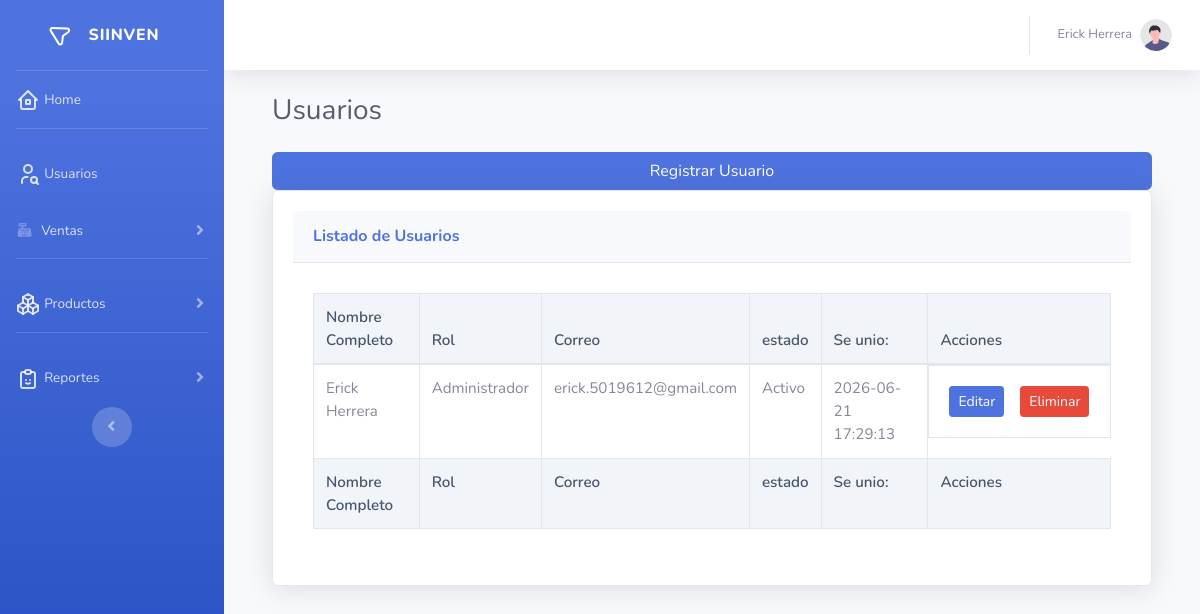
Screenshot of /index.php?modulo=usuarios&accion=listar (signed in) with the database file from the repository.
### tables this page shows
CREATE TABLE `usuarios` (
  `id_usuario` int(11) NOT NULL AUTO_INCREMENT,
  `id_rol` int(11) NOT NULL,
  `nombre_completo` varchar(100) NOT NULL,
  `correo` varchar(100) NOT NULL,
  `contrasena` varchar(255) NOT NULL,
  `estado` bit(1) NOT NULL DEFAULT b'1',
  `created_at` timestamp NOT NULL DEFAULT current_timestamp(),
  `updated_at` timestamp NOT NULL DEFAULT current_timestamp() ON UPDATE current_timestamp(),
  PRIMARY KEY (`id_usuario`),
  UNIQUE KEY `uq_usuarios_correo` (`correo`),
  KEY `fk_usuarios_rol` (`id_rol`),
  CONSTRAINT `fk_usuarios_rol` FOREIGN KEY (`id_rol`) REFERENCES `roles` (`id_rol`)
);

CREATE TABLE `roles` (
  `id_rol` int(11) NOT NULL AUTO_INCREMENT,
  `nombre` varchar(50) NOT NULL,
  `descripcion` varchar(255) DEFAULT NULL,
  PRIMARY KEY (`id_rol`),
  UNIQUE KEY `uq_roles_nombre` (`nombre`)
);

### config/conexion.php (called while the page is built)
<?php
class Conexion {
    public static function conectar() {
        $host = 'localhost';
        $db   = 'inventario_ventas';
        $user = 'root';
        $pass = '';
        $charset = 'utf8';
        try {
            $dsn = "mysql:host=$host;dbname=$db;charset=$charset";
            $options = [
                PDO::ATTR_ERRMODE            => PDO::ERRMODE_EXCEPTION,
                PDO::ATTR_DEFAULT_FETCH_MODE => PDO::FETCH_ASSOC,
                PDO::ATTR_EMULATE_PREPARES   => false,
            ];
            return new PDO($dsn, $user, $pass, $options);
        } catch (\PDOException $e) {
            die("Error crítico de conexión: " . $e->getMessage());
        }
    }
}

### apps/usuarios/controladores/UsuarioController.php (called while the page is built, shortened)
<?php
class UsuarioController {
    public function listarUsuarios(){
        $usuarioModel = new usuarioModel();
        return $usuarioModel->listar();
    }
}

### apps/usuarios/modelos/usuarioModel.php (called while the page is built, shortened)
<?php
require_once __DIR__ . '/../../../config/conexion.php';
class usuarioModel {
    private $db;
    public function __construct() {
        $this->db = \Conexion::conectar();
    }
    public function listar(){
        $sql = "SELECT u.*, r.nombre AS role_nombre FROM usuarios u INNER JOIN roles r ON u.id_rol = r.id_rol";
        $stmt = $this->db->query($sql);
        return $stmt->fetchAll(\PDO::FETCH_ASSOC);
    }
}

### apps/usuarios/vistas/listar.php (the view, shortened to what this page needs)
<?php
$usuarioController = new UsuarioController();
$usuarios = $usuarioController->listarUsuarios();
?>
                <div class="container-fluid">
                    <h1 class="h3 mb-4 text-gray-800">Usuarios</h1>
                    <a href="index.php?modulo=usuarios&accion=registro" class="btn btn-primary btn-user btn-block">
                        Registrar Usuario
                    </a>
                    <div class="card shadow mb-4">
                        <div class="card-header py-3">
                            <h6 class="m-0 font-weight-bold text-primary">Listado de Usuarios</h6>
                        </div>
                        <div class="card-body">
                            <div class="table-responsive">
                                <table class="table table-bordered" id="dataTable" width="100%" cellspacing="0">
                                    <thead>
                                        <tr>
                                            <th>Nombre Completo</th>
                                            <th>Rol</th>
                                            <th>Correo</th>
                                            <th>estado</th>
                                            <th>Se unio:</th>
                                            <th>Acciones</th>
                                        </tr>
                                    </thead>
                                    <tfoot>
                                        <tr>
                                            <th>Nombre Completo</th>
                                            <th>Rol</th>
                                            <th>Correo</th>
                                            <th>estado</th>
                                            <th>Se unio:</th>
                                            <th>Acciones</th>
                                        </tr>
                                    </tfoot>
                                    <?php if(!empty($usuarios)): ?>
                                    <tbody>
                                        <?php foreach($usuarios as $usuario): ?>
                                        <tr>
                                            <td><?php echo htmlspecialchars($usuario['nombre_completo']); ?></td>
                                            <td><?php echo htmlspecialchars($usuario['role_nombre']); ?></td>
                                            <td><?php echo htmlspecialchars($usuario['correo']); ?></td>
                                            <td><?php echo htmlspecialchars($usuario['estado'] ? 'Activo' : 'Inactivo'); ?></td>
                                            <td><?php echo htmlspecialchars($usuario['created_at']); ?></td>
                                            <td class="d-flex flex-row">
                                                <form action="index.php?modulo=usuarios&accion=procesar" method="post"><button type="submit" class="btn btn-sm btn-primary m-2">Editar</button></form>
                                                <form action="index.php?modulo=usuarios&accion=eliminar" method="post"><button type="submit" class="btn btn-sm btn-danger m-2">Eliminar</button></form>
                                            </td>
                                        </tr>
                                        <?php endforeach; ?>
                                    </tbody>
                                <?php endif; ?>
                                </table>
                            </div>
                        </div>
                    </div>
                </div>
            </div>

### public/css/reporte.css (style rules this page uses)
:root { --primary: #4f46e5; --bg: #f8fafc; --surface: #ffffff; --text: #1e293b; --border: #e2e8f0; --danger: #ef4444; --success: #22c55e; }
body { font-family: 'Segoe UI', sans-serif; background-color: var(--bg); color: var(--text); margin: 20px; }
.card { background: var(--surface); padding: 20px; border-radius: 8px; border: 1px solid var(--border); box-shadow: 0 1px 3px rgba(0,0,0,0.05); }
table { width: 100%; border-collapse: collapse; margin-top: 10px; text-align: left; }
th, td { padding: 12px; border-bottom: 1px solid var(--border); font-size: 0.95rem; }
th { background-color: #f1f5f9; color: #475569; font-weight: 600; }

### rows the page displays
usuarios: nombre_completo "Erick Herrera", id_rol.nombre "Administrador", correo "erick.5019612@gmail.com", estado "Activo", created_at "2026-06-21 17:29:13"

### other values shown
$_SESSION['usuario_nombre'] "Erick Herrera"
